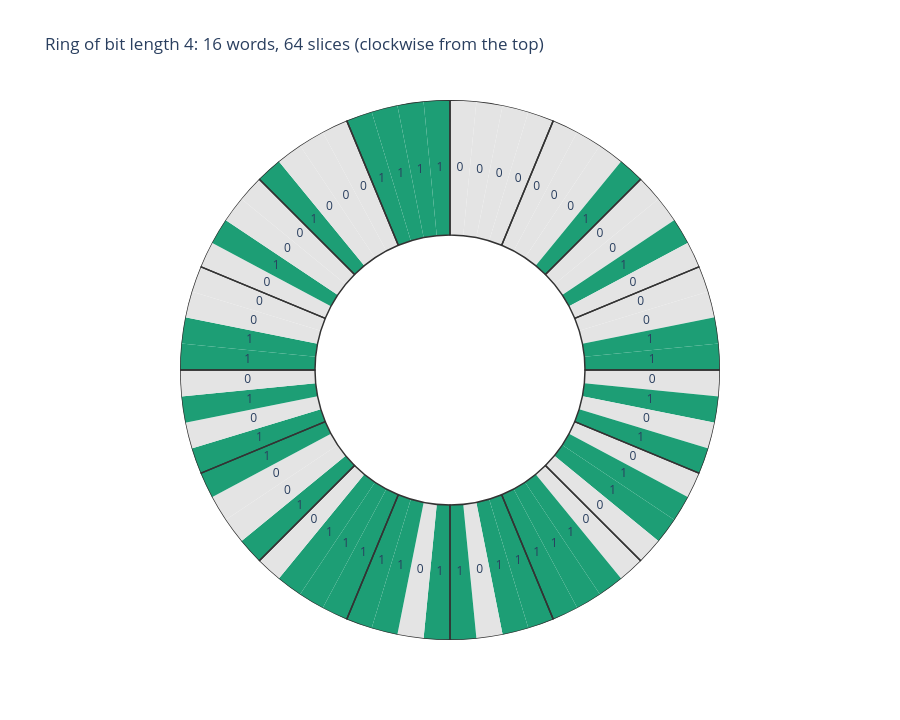

The notebook cell saved with this chart:
### Code cell
n = int(input("Bit length? "))
if n < 1 or n > 12:
    print("Pick 1 to 12 (12 already means 4096 words).")
else:
    ring, fig = ring_figure(n)
    print("\n".join(ring))
    fig.show()

### Figure 1 — Plotly figure (JSON) as saved in the notebook; plotly's stock layout.template omitted (floating-point values rounded to 4 significant figures)
{"data": [{"base": [4, 4, 4, 4, 4, 4, 4, 4, 4, 4, 4, 4, 4, 4, 4, 4, 4, 4, 4, 4, 4, 4, 4, 4, 4, 4, 4, 4, 4, 4, 4, 4, 4, 4, 4, 4, 4, 4, 4, 4, 4, 4, 4, 4, 4, 4, 4, 4, 4, 4, 4, 4, 4, 4, 4, 4, 4, 4, 4, 4, 4, 4, 4, 4], "hoverinfo": "text", "hovertext": ["0000  (slice 1 = 0)", "0000  (slice 2 = 0)", "0000  (slice 3 = 0)", "0000  (slice 4 = 0)", "0001  (slice 1 = 0)", "0001  (slice 2 = 0)", "0001  (slice 3 = 0)", "0001  (slice 4 = 1)", "0010  (slice 1 = 0)", "0010  (slice 2 = 0)", "0010  (slice 3 = 1)", "0010  (slice 4 = 0)", "0011  (slice 1 = 0)", "0011  (slice 2 = 0)", "0011  (slice 3 = 1)", "0011  (slice 4 = 1)", "0101  (slice 1 = 0)", "0101  (slice 2 = 1)", "0101  (slice 3 = 0)", "0101  (slice 4 = 1)", "0110  (slice 1 = 0)", "0110  (slice 2 = 1)", "0110  (slice 3 = 1)", "0110  (slice 4 = 0)", "0111  (slice 1 = 0)", "0111  (slice 2 = 1)", "0111  (slice 3 = 1)", "0111  (slice 4 = 1)", "1101  (slice 1 = 1)", "1101  (slice 2 = 1)", "1101  (slice 3 = 0)", "1101  (slice 4 = 1)", "1011  (slice 1 = 1)", "1011  (slice 2 = 0)", "1011  (slice 3 = 1)", "1011  (slice 4 = 1)", "1110  (slice 1 = 1)", "1110  (slice 2 = 1)", "1110  (slice 3 = 1)", "1110  (slice 4 = 0)", "1001  (slice 1 = 1)", "1001  (slice 2 = 0)", "1001  (slice 3 = 0)", "1001  (slice 4 = 1)", "1010  (slice 1 = 1)", "1010  (slice 2 = 0)", "1010  (slice 3 = 1)", "1010  (slice 4 = 0)", "1100  (slice 1 = 1)", "1100  (slice 2 = 1)", "1100  (slice 3 = 0)", "1100  (slice 4 = 0)", "0100  (slice 1 = 0)", "0100  (slice 2 = 1)", "0100  (slice 3 = 0)", "0100  (slice 4 = 0)", "1000  (slice 1 = 1)", "1000  (slice 2 = 0)", "1000  (slice 3 = 0)", "1000  (slice 4 = 0)", "1111  (slice 1 = 1)", "1111  (slice 2 = 1)", "1111  (slice 3 = 1)", "1111  (slice 4 = 1)"], "marker": {"color": ["#E4E4E4", "#E4E4E4", "#E4E4E4", "#E4E4E4", "#E4E4E4", "#E4E4E4", "#E4E4E4", "#1D9E75", "#E4E4E4", "#E4E4E4", "#1D9E75", "#E4E4E4", "#E4E4E4", "#E4E4E4", "#1D9E75", "#1D9E75", "#E4E4E4", "#1D9E75", "#E4E4E4", "#1D9E75", "#E4E4E4", "#1D9E75", "#1D9E75", "#E4E4E4", "#E4E4E4", "#1D9E75", "#1D9E75", "#1D9E75", "#1D9E75", "#1D9E75", "#E4E4E4", "#1D9E75", "#1D9E75", "#E4E4E4", "#1D9E75", "#1D9E75", "#1D9E75", "#1D9E75", "#1D9E75", "#E4E4E4", "#1D9E75", "#E4E4E4", "#E4E4E4", "#1D9E75", "#1D9E75", "#E4E4E4", "#1D9E75", "#E4E4E4", "#1D9E75", "#1D9E75", "#E4E4E4", "#E4E4E4", "#E4E4E4", "#1D9E75", "#E4E4E4", "#E4E4E4", "#1D9E75", "#E4E4E4", "#E4E4E4", "#E4E4E4", "#1D9E75", "#1D9E75", "#1D9E75", "#1D9E75"], "line": {"width": 0}}, "r": [4, 4, 4, 4, 4, 4, 4, 4, 4, 4, 4, 4, 4, 4, 4, 4, 4, 4, 4, 4, 4, 4, 4, 4, 4, 4, 4, 4, 4, 4, 4, 4, 4, 4, 4, 4, 4, 4, 4, 4, 4, 4, 4, 4, 4, 4, 4, 4, 4, 4, 4, 4, 4, 4, 4, 4, 4, 4, 4, 4, 4, 4, 4, 4], "showlegend": false, "theta": [2.812, 8.438, 14.06, 19.69, 25.31, 30.94, 36.56, 42.19, 47.81, 53.44, 59.06, 64.69, 70.31, 75.94, 81.56, 87.19, 92.81, 98.44, 104.1, 109.7, 115.3, 120.9, 126.6, 132.2, 137.8, 143.4, 149.1, 154.7, 160.3, 165.9, 171.6, 177.2, 182.8, 188.4, 194.1, 199.7, 205.3, 210.9, 216.6, 222.2, 227.8, 233.4, 239.1, 244.7, 250.3, 255.9, 261.6, 267.2, 272.8, 278.4, 284.1, 289.7, 295.3, 300.9, 306.6, 312.2, 317.8, 323.4, 329.1, 334.7, 340.3, 345.9, 351.6, 357.2], "type": "barpolar", "width": [5.625, 5.625, 5.625, 5.625, 5.625, 5.625, 5.625, 5.625, 5.625, 5.625, 5.625, 5.625, 5.625, 5.625, 5.625, 5.625, 5.625, 5.625, 5.625, 5.625, 5.625, 5.625, 5.625, 5.625, 5.625, 5.625, 5.625, 5.625, 5.625, 5.625, 5.625, 5.625, 5.625, 5.625, 5.625, 5.625, 5.625, 5.625, 5.625, 5.625, 5.625, 5.625, 5.625, 5.625, 5.625, 5.625, 5.625, 5.625, 5.625, 5.625, 5.625, 5.625, 5.625, 5.625, 5.625, 5.625, 5.625, 5.625, 5.625, 5.625, 5.625, 5.625, 5.625, 5.625]}, {"base": [4, 4, 4, 4, 4, 4, 4, 4, 4, 4, 4, 4, 4, 4, 4, 4], "hoverinfo": "text", "hovertext": ["0000", "0001", "0010", "0011", "0101", "0110", "0111", "1101", "1011", "1110", "1001", "1010", "1100", "0100", "1000", "1111"], "marker": {"color": "rgba(0,0,0,0)", "line": {"color": "#333", "width": 1.5}}, "r": [4, 4, 4, 4, 4, 4, 4, 4, 4, 4, 4, 4, 4, 4, 4, 4], "showlegend": false, "theta": [11.25, 33.75, 56.25, 78.75, 101.2, 123.8, 146.2, 168.8, 191.2, 213.8, 236.2, 258.8, 281.2, 303.8, 326.2, 348.8], "type": "barpolar", "width": [22.5, 22.5, 22.5, 22.5, 22.5, 22.5, 22.5, 22.5, 22.5, 22.5, 22.5, 22.5, 22.5, 22.5, 22.5, 22.5]}, {"hoverinfo": "skip", "mode": "text", "r": [6, 6, 6, 6, 6, 6, 6, 6, 6, 6, 6, 6, 6, 6, 6, 6, 6, 6, 6, 6, 6, 6, 6, 6, 6, 6, 6, 6, 6, 6, 6, 6, 6, 6, 6, 6, 6, 6, 6, 6, 6, 6, 6, 6, 6, 6, 6, 6, 6, 6, 6, 6, 6, 6, 6, 6, 6, 6, 6, 6, 6, 6, 6, 6], "showlegend": false, "text": ["0", "0", "0", "0", "0", "0", "0", "1", "0", "0", "1", "0", "0", "0", "1", "1", "0", "1", "0", "1", "0", "1", "1", "0", "0", "1", "1", "1", "1", "1", "0", "1", "1", "0", "1", "1", "1", "1", "1", "0", "1", "0", "0", "1", "1", "0", "1", "0", "1", "1", "0", "0", "0", "1", "0", "0", "1", "0", "0", "0", "1", "1", "1", "1"], "textfont": {"size": 12}, "theta": [2.812, 8.438, 14.06, 19.69, 25.31, 30.94, 36.56, 42.19, 47.81, 53.44, 59.06, 64.69, 70.31, 75.94, 81.56, 87.19, 92.81, 98.44, 104.1, 109.7, 115.3, 120.9, 126.6, 132.2, 137.8, 143.4, 149.1, 154.7, 160.3, 165.9, 171.6, 177.2, 182.8, 188.4, 194.1, 199.7, 205.3, 210.9, 216.6, 222.2, 227.8, 233.4, 239.1, 244.7, 250.3, 255.9, 261.6, 267.2, 272.8, 278.4, 284.1, 289.7, 295.3, 300.9, 306.6, 312.2, 317.8, 323.4, 329.1, 334.7, 340.3, 345.9, 351.6, 357.2], "type": "scatterpolar"}], "layout": {"height": 720, "polar": {"angularaxis": {"direction": "clockwise", "rotation": 90, "showgrid": false, "showline": false, "showticklabels": false}, "bgcolor": "rgba(0,0,0,0)", "radialaxis": {"range": [0, 8], "visible": false}}, "title": {"text": "Ring of bit length 4: 16 words, 64 slices (clockwise from the top)"}}}
